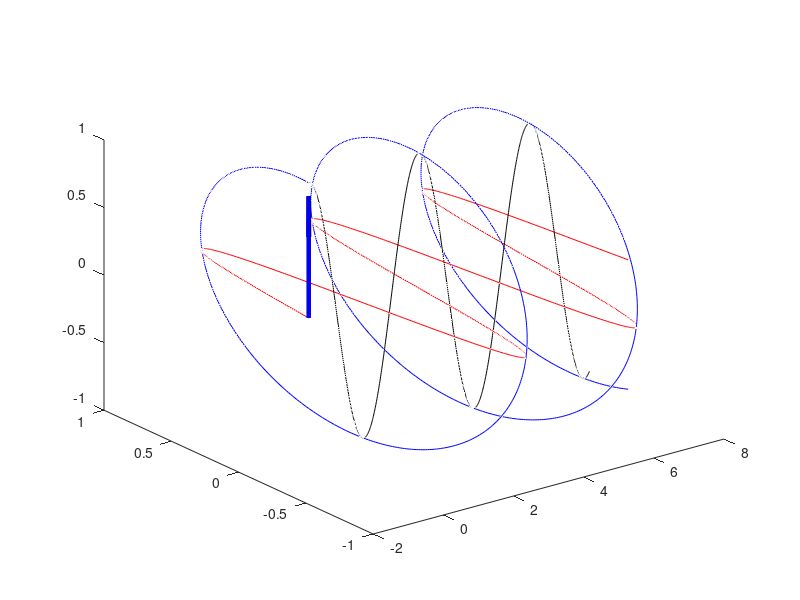

The MATLAB source for this figure: (Note: this script raises an error after producing the figure.)
close all; clear all; clc;
j=0;b=2;w=5;%i is time
z=linspace(0,8,1000);
m=zeros(1,1000);

for j=1:0.01:5
    i=j-1;
    E1=cos(w*i-b*z+pi/2);
    E2=cos(w*i-b*z);
    E=E1+E2;
    axis([0 1 0 1 0 1])
    
    
    
    p1=plot3(z,E1,m,'r');
    hold on
    p2=plot3(z,m,E2,'k');
    hold on
    p3=plot3(z,E1,E2,'b');
    quiver3(0,0,0,0,0,cos(w*i),'k','LineWidth',3);
    quiver3(0,0,0,0,cos(w*i+pi/2),0,'r','LineWidth',3);
    quiver3(0,0,0,0,cos(w*i+pi/2),cos(w*i),'b','LineWidth',3);
    
    p1.LineWidth=1;
    p2.LineWidth=1;
    p3.LineWidth=3;
    
    hold on
    quiver3(0,0,-max(zlim),0,0,2*max(zlim),'b','LineWidth',1);
    quiver3(0,-max(ylim),0,0,2*max(ylim),0,'b','LineWidth',1);
    quiver3(0,0,0,max(xlim),0,0,'b','LineWidth',1);
    text(0,0,max(zlim),'Y','Color','b');
    text(0,max(ylim),0,'X','Color','b');
    text(max(xlim),0,0,'Z','Color','b');
    axis equal;
    view(30,30);
    set(gca, 'LineWidth',2, 'XGrid','on', 'GridLineStyle','--');

    zlabel("\color{black}E1(z)");
    ylabel("\color{red}E2(z)");
    xlabel("z");
    
    title('LHCP','Color','k','FontSize',20)
    
    
    
    if j==1
        text(0,0,0,'Initially starting with a phase difference of pi/2 with Ey leading','Color','red','FontSize',14)
        pause(5);
    end
   hold off
   
   
    pause(0.05);
end

